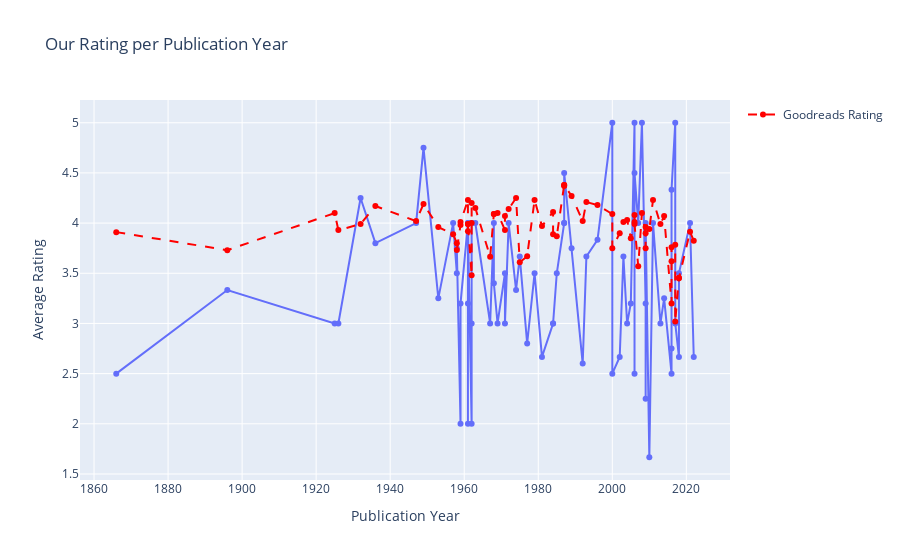

This figure's notebook cell:
### Code cell
plot_df = bookclub_processed_df.with_columns(
    [pl.col("original_publication_year").cast(pl.Int32).alias("year")],
)
df_plot = plot_df.sort("year")

# Add the voting members column using map_rows
df_with_voting = df_plot.with_columns(
    pl.struct(bookclub_members_list)
    .map_elements(lambda row: create_voting_text(bookclub_members_list, row), return_dtype=pl.Utf8)
    .alias("voting_members"),
)

fig = px.line(
    df_with_voting,
    x="year",
    y="average_bookclub_rating",
    title="Our Rating per Publication Year",
    labels={"year": "Publication Year", "average_bookclub_rating": "Average Rating"},
    markers=True,
)

# Update hover template for bookclub rating
fig.update_traces(
    hovertemplate="<b>%{customdata[0]}</b><br>"
    "Author: %{customdata[1]}<br>"
    "Year: %{x}<br>"
    "Bookclub Rating: %{y:.2f}<br>"
    "%{customdata[2]}<extra></extra>",
    customdata=df_with_voting.select(["title", "author", "voting_members"]).to_numpy(),
)

# Add Goodreads rating as a dashed red line
fig.add_trace(
    go.Scatter(
        x=df_with_voting["year"],
        y=df_with_voting["average_goodreads_rating"],
        mode="lines+markers",
        name="Goodreads Rating",
        line={"color": "red", "dash": "dash"},
        customdata=df_with_voting.select(["title", "author", "voting_members"]).to_numpy(),
        hovertemplate="<b>%{customdata[0]}</b><br>"
        "Author: %{customdata[1]}<br>"
        "Year: %{x}<br>"
        "Goodreads Rating: %{y:.2f}<br>"
        "%{customdata[2]}<extra></extra>",
    ),
)

# Update y-axis label to be more generic
fig.update_layout(yaxis_title="Average Rating")

fig.show()

### Figure 1 — Plotly figure (JSON) as saved in the notebook; plotly's stock layout.template omitted (floating-point values rounded to 4 significant figures; data arrays with more than 128 entries replaced by an {"elided": "..."} marker saying what was removed)
{"data": [{"customdata": {"elided": "71x3 str values"}, "hovertemplate": "<b>%{customdata[0]}</b><br>Author: %{customdata[1]}<br>Year: %{x}<br>Bookclub Rating: %{y:.2f}<br>%{customdata[2]}<extra></extra>", "legendgroup": "", "line": {"color": "#636efa", "dash": "solid"}, "marker": {"symbol": "circle"}, "mode": "lines+markers", "name": "", "orientation": "v", "showlegend": false, "type": "scatter", "x": [1866, 1896, 1925, 1926, 1932, 1936, 1947, 1949, 1953, 1957, 1958, 1958, 1959, 1959, 1961, 1961, 1961, 1961, 1962, 1962, 1962, 1963, 1967, 1968, 1968, 1969, 1971, 1971, 1972, 1974, 1975, 1977, 1979, 1981, 1984, 1984, 1985, 1987, 1987, 1987, 1989, 1992, 1993, 1996, 2000, 2000, 2002, 2003, 2004, 2005, 2006, 2006, 2006, 2007, 2008, 2009, 2009, 2009, 2010, 2011, 2013, 2014, 2016, 2016, 2016, 2017, 2017, 2018, 2018, 2021, 2022], "xaxis": "x", "y": [2.5, 3.333, 3.0, 3.0, 4.25, 3.8, 4.0, 4.75, 3.25, 4.0, 3.5, 3.75, 2.0, 3.2, 4.0, 2.0, 3.2, 4.0, 2.0, 3.0, 4.0, 4.0, 3.0, 4.0, 3.4, 3.0, 3.5, 3.0, 4.0, 3.333, 3.667, 2.8, 3.5, 2.667, 3.0, 3.0, 3.5, 4.0, 4.0, 4.5, 3.75, 2.6, 3.667, 3.833, 5.0, 2.5, 2.667, 3.667, 3.0, 3.2, 5.0, 2.5, 4.5, 4.0, 5.0, 3.2, 2.25, 4.0, 1.667, 4.0, 3.0, 3.25, 2.5, 2.75, 4.333, 5.0, 3.0, 2.667, 3.5, 4.0, 2.667], "yaxis": "y"}, {"customdata": {"elided": "71x3 str values"}, "hovertemplate": "<b>%{customdata[0]}</b><br>Author: %{customdata[1]}<br>Year: %{x}<br>Goodreads Rating: %{y:.2f}<br>%{customdata[2]}<extra></extra>", "line": {"color": "red", "dash": "dash"}, "mode": "lines+markers", "name": "Goodreads Rating", "type": "scatter", "x": [1866, 1896, 1925, 1926, 1932, 1936, 1947, 1949, 1953, 1957, 1958, 1958, 1959, 1959, 1961, 1961, 1961, 1961, 1962, 1962, 1962, 1963, 1967, 1968, 1968, 1969, 1971, 1971, 1972, 1974, 1975, 1977, 1979, 1981, 1984, 1984, 1985, 1987, 1987, 1987, 1989, 1992, 1993, 1996, 2000, 2000, 2002, 2003, 2004, 2005, 2006, 2006, 2006, 2007, 2008, 2009, 2009, 2009, 2010, 2011, 2013, 2014, 2016, 2016, 2016, 2017, 2017, 2018, 2018, 2021, 2022], "y": [3.91, 3.73, 4.1, 3.93, 3.99, 4.17, 4.02, 4.19, 3.96, 3.89, 3.8, 3.733, 3.98, 4.01, 4.23, 3.92, 3.99, 3.99, 3.48, 4.0, 4.2, 4.15, 3.665, 4.09, 4.09, 4.1, 3.93, 4.07, 4.14, 4.25, 3.61, 3.67, 4.23, 3.97, 4.11, 3.89, 3.87, 4.38, 4.37, 4.38, 4.27, 4.02, 4.21, 4.18, 4.09, 3.75, 3.9, 4.01, 4.03, 3.85, 4.01, 4.08, 3.99, 3.57, 4.1, 3.9, 3.75, 3.96, 3.94, 4.23, 3.99, 4.07, 3.2, 3.62, 3.76, 3.783, 3.02, 3.455, 3.45, 3.915, 3.823]}], "layout": {"legend": {"tracegroupgap": 0}, "title": {"text": "Our Rating per Publication Year"}, "xaxis": {"anchor": "y", "domain": [0, 1], "title": {"text": "Publication Year"}}, "yaxis": {"anchor": "x", "domain": [0, 1], "title": {"text": "Average Rating"}}}}
